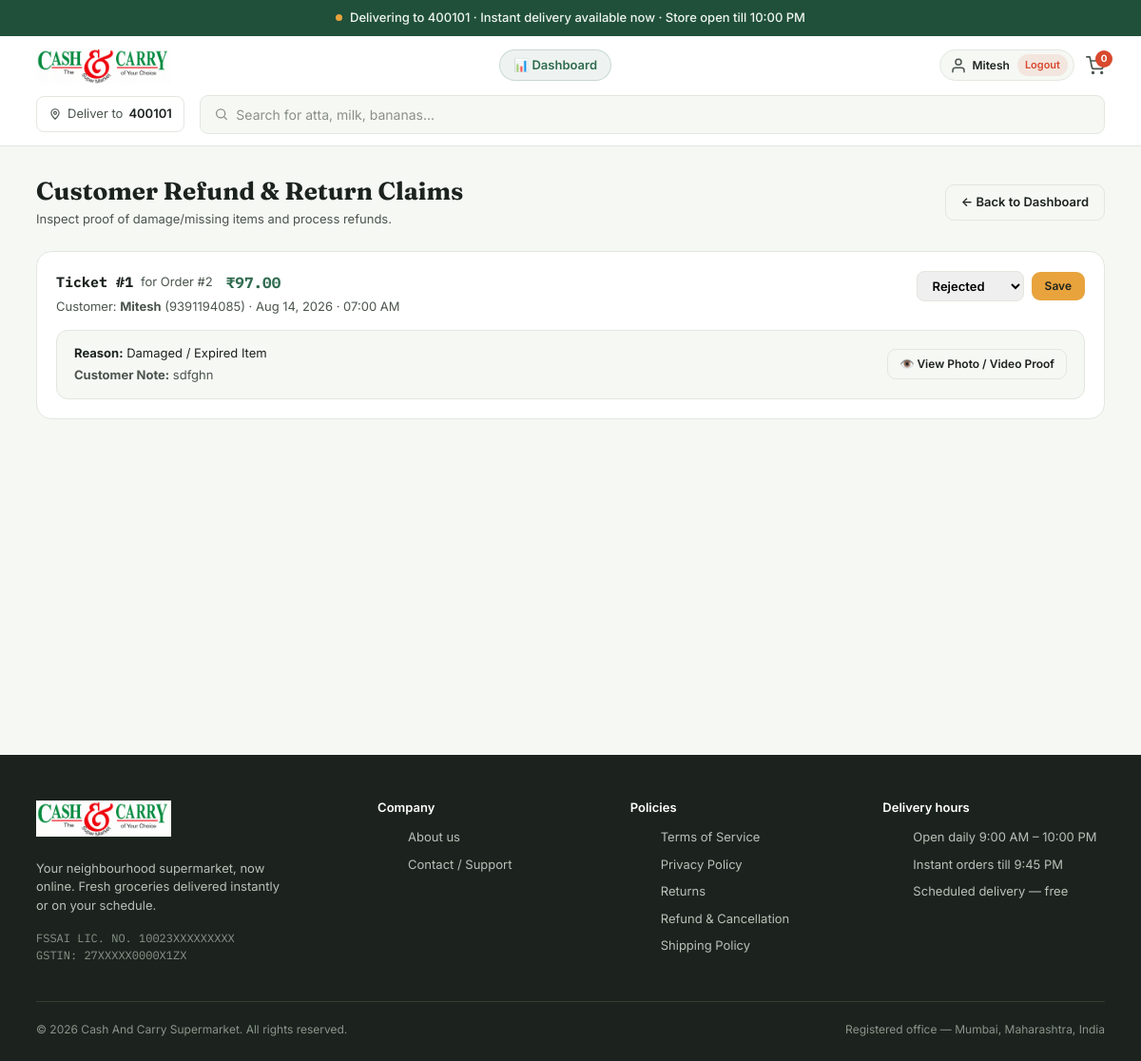
Screenshot of /dashboard/refunds/ (signed in) with the database file from the repository.
### store/models.py (models this page shows, shortened)
class User(AbstractUser):
    class Role(models.TextChoices):
        CUSTOMER = "customer", "Customer"
        EMPLOYEE = "employee", "Employee"
        MANAGER = "manager", "Manager"
        ADMIN = "admin", "Admin"
    role = models.CharField(max_length=20, choices=Role.choices, default=Role.CUSTOMER)
    phone = models.CharField(max_length=20, blank=True, null=True)

class RefundRequest(models.Model):
    STATUS_CHOICES = [
        ('pending', 'Pending Review'),
        ('approved', 'Approved'),
        ('rejected', 'Rejected'),
        ('processed', 'Refund Processed'),
    ]
    REASON_CHOICES = [
        ('damaged', 'Damaged / Expired Item'),
        ('missing', 'Missing Item in Delivery'),
        ('wrong_item', 'Wrong Item Delivered'),
        ('quality', 'Quality Not Satisfactory'),
        ('other', 'Other Reason'),
    ]
    user = models.ForeignKey(settings.AUTH_USER_MODEL, on_delete=models.CASCADE, related_name='refund_requests')
    order = models.ForeignKey('Order', on_delete=models.CASCADE, related_name='refund_requests')
    reason = models.CharField(max_length=50, choices=REASON_CHOICES, default='damaged')
    description = models.TextField(help_text="Detailed reason for refund")
    proof_file = models.FileField(upload_to='refund_proofs/', null=True, blank=True, help_text="Upload image/video proof")
    amount_requested = models.DecimalField(max_digits=10, decimal_places=2, null=True, blank=True)
    status = models.CharField(max_length=20, choices=STATUS_CHOICES, default='pending')
    admin_notes = models.TextField(blank=True, null=True)
    created_at = models.DateTimeField(auto_now_add=True)
    updated_at = models.DateTimeField(auto_now=True)

class Order(models.Model):
    class DeliveryMode(models.TextChoices):
        INSTANT = "instant", "Instant Delivery (30 Mins)"
    class OrderStatus(models.TextChoices):
        PENDING_ACCEPTANCE = "pending_acceptance", "Pending Acceptance"
        ACCEPTED = "accepted", "Accepted"
        REJECTED = "rejected", "Rejected"
        PREPARING = "preparing", "Preparing"
        PACKED = "packed", "Packed"
        OUT_FOR_DELIVERY = "out_for_delivery", "Out for Delivery"
        DELIVERED = "delivered", "Delivered"
        CANCELLED = "cancelled", "Cancelled"
    class PickingStatus(models.TextChoices):
        UNPICKED = "unpicked", "Unpicked"
        PICKING = "picking", "Picking"
        PICKED = "picked", "Picked"
        PACKED = "packed", "Packed"
        OUT_FOR_DELIVERY = "out_for_delivery", "Out for Delivery"
        DELIVERED = "delivered", "Delivered"
    class PaymentStatus(models.TextChoices):
        PENDING = "pending", "Pending"
        PAID = "paid", "Paid"
        FAILED = "failed", "Failed"
        REFUNDED = "refunded", "Refunded"
        PARTIALLY_REFUNDED = "partially_refunded", "Partially Refunded"
    class PaymentMethod(models.TextChoices):
        COD = "COD", "Cash on Delivery"
        UPI = "UPI", "UPI / Online"
    user = models.ForeignKey(User, on_delete=models.PROTECT, related_name="orders")
    address = models.ForeignKey(Address, on_delete=models.PROTECT, related_name="orders")
    delivery_mode = models.CharField(
        max_length=20,
        choices=DeliveryMode.choices,
        default=DeliveryMode.INSTANT
    )
    payment_method = models.CharField(
        max_length=20,
        choices=PaymentMethod.choices,
        default=PaymentMethod.COD
    )
    scheduled_slot_start = models.DateTimeField(blank=True, null=True)
    scheduled_slot_end = models.DateTimeField(blank=True, null=True)
    delivery_fee = models.DecimalField(max_digits=10, decimal_places=2, default=0)
    subtotal = models.DecimalField(max_digits=10, decimal_places=2)
    discount = models.DecimalField(max_digits=10, decimal_places=2, default=0)
    total_amount = models.DecimalField(max_digits=10, decimal_places=2)
    payment_status = models.CharField(max_length=20, choices=PaymentStatus.choices, default=PaymentStatus.PENDING)
    order_status = models.CharField(
        max_length=25, choices=OrderStatus.choices, default=OrderStatus.PENDING_ACCEPTANCE
    )
    rejection_reason = models.CharField(max_length=255, blank=True, null=True)
    accepted_by = models.ForeignKey(
        User, on_delete=models.SET_NULL, blank=True, null=True, related_name="accepted_orders"
    )
    accepted_at = models.DateTimeField(blank=True, null=True)
    picking_status = models.CharField(
        max_length=20, choices=PickingStatus.choices, default=PickingStatus.UNPICKED
    )
    delivery_instructions = models.CharField(max_length=255, blank=True, null=True)
    created_at = models.DateTimeField(auto_now_add=True)

### store/views.py (the view, shortened to what this page needs)
# urls.py: path('dashboard/refunds/', views.manage_refunds, name='manage_refunds'),
@login_required
def manage_refunds(request):
    user = request.user
    user_role = getattr(user, 'role', 'customer')
    if user_role == 'customer' and not (user.is_staff or user.is_superuser):
        raise PermissionDenied
    refund_tickets = RefundRequest.objects.select_related('user', 'order').all().order_by('-created_at')
    return render(request, 'manage_refunds.html', {'refund_tickets': refund_tickets})

### templates/manage_refunds.html (shortened to what this page needs)
{% extends 'base.html' %}
{% block content %}
<section class="section" style="padding: 32px 0; min-height: 80vh;">
  <div class="wrap">
    <div style="display: flex; justify-content: space-between; align-items: center; margin-bottom: 24px;">
      <div>
        <h1 class="display" style="font-size: 26px; font-weight: 700; margin: 0 0 4px 0;">Customer Refund &amp; Return Claims</h1>
        <p style="color: var(--charcoal-soft); font-size: 13px; margin: 0;">Inspect proof of damage/missing items and process refunds.</p>
      </div>
      <a href="{% url 'dashboard' %}" class="btn btn-secondary" style="font-size: 13px; padding: 8px 16px;">
        ← Back to Dashboard
      </a>
    </div>
    {% if refund_tickets %}
      <div style="display: flex; flex-direction: column; gap: 16px;">
        {% for ticket in refund_tickets %}
          <div style="background: var(--white); border: 1px solid var(--line); border-radius: 16px; padding: 20px;">
            <div style="display: flex; justify-content: space-between; align-items: flex-start; flex-wrap: wrap; gap: 12px; margin-bottom: 14px;">
              <div>
                <div style="display: flex; align-items: center; gap: 8px;">
                  <strong class="mono" style="font-size: 15px;">Ticket #{{ ticket.id }}</strong>
                  <span style="font-size: 13px; color: var(--charcoal-soft);">for Order #{{ ticket.order.id }}</span>
                  <span class="mono" style="font-weight: 700; color: var(--leaf); margin-left: 6px;">₹{{ ticket.amount_requested }}</span>
                </div>
                <div style="font-size: 13px; color: var(--charcoal-soft); margin-top: 4px;">
                  Customer: <strong>{{ ticket.user.username }}</strong> ({{ ticket.user.phone|default:"No Phone" }}) · {{ ticket.created_at|date:"M d, Y · h:i A" }}
                </div>
              </div>
              <form method="POST" action="{% url 'manage_refunds' %}" style="display: flex; align-items: center; gap: 8px;">
                <select name="status" style="padding: 6px 12px; border: 1px solid var(--line); border-radius: 8px; font-size: 13px; font-weight: 600;">
                  <option value="rejected" {% if ticket.status == 'rejected' %}selected{% endif %}>Rejected</option>
                </select>
                <button type="submit" class="btn btn-primary" style="padding: 6px 14px; font-size: 12px;">Save</button>
              </form>
            </div>
            <div style="display: grid; grid-template-columns: 2fr 1fr; gap: 16px; background: var(--mist); padding: 14px 18px; border-radius: 12px; font-size: 13px; border: 1px solid var(--line); align-items: center;">
              <div>
                <div style="margin-bottom: 4px;"><strong>Reason:</strong> {{ ticket.get_reason_display }}</div>
                <div style="color: var(--charcoal-soft);"><strong>Customer Note:</strong> {{ ticket.description }}</div>
              </div>
              <div style="text-align: right;">
                {% if ticket.proof_file %}
                  <a href="{{ ticket.proof_file.url }}" target="_blank" class="btn btn-secondary" style="font-size: 12px; padding: 6px 12px;">
                    👁️ View Photo / Video Proof
                  </a>
                {% else %}
                  <span style="color: var(--charcoal-soft); font-size: 12px;">No file attached</span>
                {% endif %}
              </div>
            </div>
          </div>
        {% endfor %}
      </div>
    {% else %}
      <div style="background: var(--white); border: 1px solid var(--line); border-radius: 16px; padding: 48px; text-align: center;">
        <p style="color: var(--charcoal-soft); margin: 0; font-size: 14px;">No customer refund requests found.</p>
      </div>
    {% endif %}
  </div>
</section>
{% endblock %}

### templates/base.html (shortened to what this page needs)
{% load static %}
<!DOCTYPE html>
<html lang="en">
<head>
<link href="https://cdn.jsdelivr.net/npm/bootstrap@5.3.8/dist/css/bootstrap.min.css" rel="stylesheet">
</head>
<body>
  <div class="status-banner">
    <div class="wrap">
      <span class="status-dot"></span>
      Delivering to 400101 · Instant delivery available now · Store open till 10:00 PM
    </div>
  </div>
  <header>
    <div class="wrap header-container">
      <div class="header-top-row">
        <a class="navbar-brand d-flex align-items-center gap-2" href="{% url 'home' %}">
            <img src="{% static 'images/logo.png' %}" alt="CnC Supermarket" height="38" class="d-inline-block align-text-top">
        </a>
        <div class="header-center">
          {% if user.is_authenticated %}
            {% if user.role != 'customer' or user.is_staff or user.is_superuser %}
              <a href="{% url 'dashboard' %}" class="dashboard-link" title="Store Operations Dashboard">
                📊 Dashboard
              </a>
            {% endif %}
          {% endif %}
        </div>
        <div class="header-actions">
          {% if user.is_authenticated %}
            <div class="user-badge-pill">
              <a href="{% url 'profile' %}" class="icon-btn" title="{{ user.username }}'s Profile" aria-label="Profile">
                <svg width="18" height="18" viewBox="0 0 24 24" fill="none" stroke="currentColor" stroke-width="2" stroke-linecap="round" stroke-linejoin="round">
                  <path d="M20 21v-2a4 4 0 0 0-4-4H8a4 4 0 0 0-4 4v2"/>
                  <circle cx="12" cy="7" r="4"/>
                </svg>
                <span style="font-size: 12px; font-weight: 600; color: var(--charcoal);">{{ user.first_name|default:user.username }}</span>
              </a>
              <a href="{% url 'logout' %}" class="logout-btn-mini" title="Sign Out">
                Logout
              </a>
            </div>
          {% else %}
            <a href="{% url 'login' %}" class="btn btn-secondary" style="padding: 6px 12px; font-size: 12px;">Log In</a>
            <a href="{% url 'register' %}" class="btn btn-primary" style="padding: 6px 12px; font-size: 12px;">Register</a>
          {% endif %}
          <a href="{% url 'cart' %}" class="icon-btn" title="Shopping Cart" aria-label="Cart">
            <svg width="20" height="20" viewBox="0 0 24 24" fill="none" stroke="currentColor" stroke-width="2" stroke-linecap="round" stroke-linejoin="round">
              <circle cx="9" cy="21" r="1"/>
              <circle cx="20" cy="21" r="1"/>
              <path d="M1 1h4l2.68 13.39a2 2 0 0 0 2 1.61h9.72a2 2 0 0 0 2-1.61L23 6H6"/>
            </svg>
            <span id="cart-count" class="cart-count">
              {% if request.session.cart %}
                {{ request.session.cart.values|length }}
              {% else %}
                0
              {% endif %}
            </span>
          </a>
        </div>
      </div>
      <div class="header-bottom-row">
        <div class="location-pill">
          <svg width="14" height="14" viewBox="0 0 24 24" fill="none" stroke="currentColor" stroke-width="2"><path d="M12 21s-7-6.5-7-11a7 7 0 0 1 14 0c0 4.5-7 11-7 11z"/><circle cx="12" cy="10" r="2.5"/></svg>
          Deliver to <strong>400101</strong>
        </div>
        <div class="search-bar">
          <svg width="16" height="16" viewBox="0 0 24 24" fill="none" stroke="#8A9188" stroke-width="2"><circle cx="11" cy="11" r="7"/><path d="M21 21l-4.35-4.35"/></svg>
          <input type="text" placeholder="Search for atta, milk, bananas...">
        </div>
      </div>
    </div>
  </header>
  {% block content %}{% endblock %}
  <footer>
    <div class="wrap">
      <div class="footer-grid">
        <div>
          <a class="navbar-brand d-flex align-items-center gap-2" href="{% url 'home' %}">
            <img src="{% static 'images/logo.png' %}" alt="CnC Supermarket" height="38" class="d-inline-block align-text-top">
          </a>
          <br>
          <p class="footer-desc">Your neighbourhood supermarket, now online. Fresh groceries delivered instantly or on your schedule.</p>
          <div class="legal-line">FSSAI LIC. NO. 10023XXXXXXXXX</div>
          <div class="legal-line">GSTIN: 27XXXXX0000X1ZX</div>
        </div>
        <div>
          <h4>Company</h4>
          <ul>
            <li><a href="{% url 'about' %}">About us</a></li>
            <li><a href="{% url 'contact' %}">Contact / Support</a></li>
          </ul>
        </div>
        <div>
          <h4>Policies</h4>
          <ul>
            <li><a href="{% url 'terms' %}">Terms of Service</a></li>
            <li><a href="{% url 'privacy' %}">Privacy Policy</a></li>
            <li><a href="{% url 'returns' %}">Returns</a></li>
            <li><a href="{% url 'refunds_policy' %}">Refund &amp; Cancellation</a></li>
            <li><a href="{% url 'shipping_policy' %}">Shipping Policy</a></li>
          </ul>
        </div>
        <div>
          <h4>Delivery hours</h4>
          <ul>
            <li>Open daily 9:00 AM – 10:00 PM</li>
            <li>Instant orders till 9:45 PM</li>
            <li>Scheduled delivery — free</li>
          </ul>
        </div>
      </div>
      <div class="footer-bottom">
        <span>© 2026 Cash And Carry Supermarket. All rights reserved.</span>
        <span>Registered office — Mumbai, Maharashtra, India</span>
      </div>
    </div>
  </footer>
</body>
</html>

### rows the page displays
User: first_name "Mitesh"
RefundRequest: id "1", order.id "2", amount_requested "97.00", user.username "Mitesh", user.phone "9391194085", created_at "Aug 14, 2026 · 07:00 AM", status "Rejected", reason "Damaged / Expired Item", description "sdfghn"
